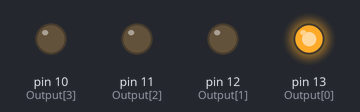
This sketch was run on a simulated Arduino Uno, built with avr-gcc and run on an emulated ATmega328P. Parts: output pins drawn as LEDs (lit = HIGH).

Above: at 0.12 s.
At 1.12 s:
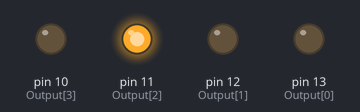
At 1.62 s:
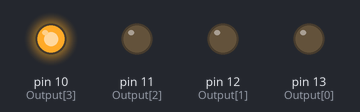
At 2.62 s:
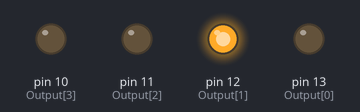
At 4.37 s:
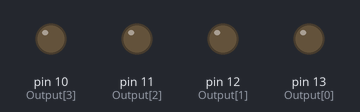
Timing chart, 0 to 4.7 s (numbered marks = the images above):
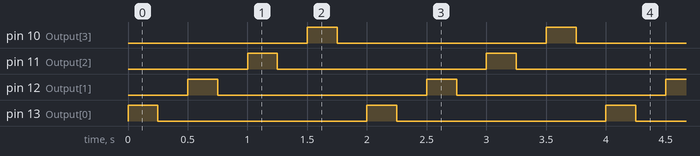

The sketch:

PLCIOTest.ino
```cpp
unsigned int Output[4] = {13, 12, 11, 10};
unsigned int Input[8] = {9, 8, 7, 6, 5, 4, 3, 2};


void setup() {
  // put your setup code here, to run once:
  for(int i=0;i<4;i++)
  {
    pinMode(Output[i],OUTPUT);
  }
  for(int j=0;j<8;j++)
  {
    pinMode(Input[j],INPUT);
  }
}

void loop() {
  // put your main code here, to run repeatedly:
  for(int i=0;i<4;i++)
  {
    digitalWrite(Output[i],HIGH);
    delay(250);
    digitalWrite(Output[i],LOW);
    delay(250);
  }
}
```

Measured:
- by itself, pin 10 (Output[3]), pin 11 (Output[2]), pin 12 (Output[1]), pin 13 (Output[0]): alternates HIGH for 0.25 s and LOW for 1.8 s
- by itself, everything shown: repeats every 2.0 s, in 8 steps
